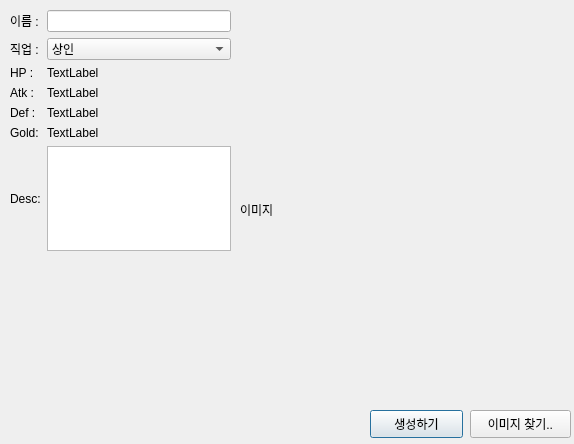
<?xml version="1.0" encoding="UTF-8"?>
<ui version="4.0">
 <class>Dialog</class>
 <widget class="QDialog" name="Dialog">
  <property name="geometry">
   <rect>
    <x>0</x>
    <y>0</y>
    <width>574</width>
    <height>444</height>
   </rect>
  </property>
  <property name="windowTitle">
   <string>Dialog</string>
  </property>
  <widget class="QLabel" name="label_img">
   <property name="geometry">
    <rect>
     <x>240</x>
     <y>10</y>
     <width>300</width>
     <height>400</height>
    </rect>
   </property>
   <property name="text">
    <string>이미지</string>
   </property>
  </widget>
  <widget class="QPushButton" name="pushButton">
   <property name="geometry">
    <rect>
     <x>370</x>
     <y>410</y>
     <width>93</width>
     <height>28</height>
    </rect>
   </property>
   <property name="text">
    <string>생성하기</string>
   </property>
  </widget>
  <widget class="QPushButton" name="btn_findimg">
   <property name="geometry">
    <rect>
     <x>470</x>
     <y>410</y>
     <width>101</width>
     <height>28</height>
    </rect>
   </property>
   <property name="text">
    <string>이미지 찾기..</string>
   </property>
  </widget>
  <widget class="QWidget" name="gridLayoutWidget">
   <property name="geometry">
    <rect>
     <x>10</x>
     <y>10</y>
     <width>221</width>
     <height>241</height>
    </rect>
   </property>
   <layout class="QGridLayout" name="gridLayout">
    <item row="3" column="0">
     <widget class="QLabel" name="label_atk">
      <property name="text">
       <string>Atk :</string>
      </property>
     </widget>
    </item>
    <item row="4" column="0">
     <widget class="QLabel" name="label_def">
      <property name="text">
       <string>Def :</string>
      </property>
     </widget>
    </item>
    <item row="0" column="0">
     <widget class="QLabel" name="label_name">
      <property name="text">
       <string>이름 :</string>
      </property>
     </widget>
    </item>
    <item row="4" column="1">
     <widget class="QLabel" name="text_def">
      <property name="text">
       <string>TextLabel</string>
      </property>
     </widget>
    </item>
    <item row="1" column="0">
     <widget class="QLabel" name="label_class">
      <property name="text">
       <string>직업 :</string>
      </property>
     </widget>
    </item>
    <item row="0" column="1">
     <widget class="QLineEdit" name="lineEdit"/>
    </item>
    <item row="1" column="1">
     <widget class="QComboBox" name="comboBox_class">
      <item>
       <property name="text">
        <string>상인</string>
       </property>
      </item>
      <item>
       <property name="text">
        <string>사냥꾼</string>
       </property>
      </item>
      <item>
       <property name="text">
        <string>군인</string>
       </property>
      </item>
      <item>
       <property name="text">
        <string>농부</string>
       </property>
      </item>
     </widget>
    </item>
    <item row="2" column="1">
     <widget class="QLabel" name="text_hp">
      <property name="text">
       <string>TextLabel</string>
      </property>
     </widget>
    </item>
    <item row="2" column="0">
     <widget class="QLabel" name="label_hp">
      <property name="text">
       <string>HP :</string>
      </property>
     </widget>
    </item>
    <item row="3" column="1">
     <widget class="QLabel" name="text_atk">
      <property name="text">
       <string>TextLabel</string>
      </property>
     </widget>
    </item>
    <item row="6" column="1">
     <widget class="QTextBrowser" name="textBrowser_desc"/>
    </item>
    <item row="6" column="0">
     <widget class="QLabel" name="label_desc">
      <property name="text">
       <string>Desc:</string>
      </property>
     </widget>
    </item>
    <item row="5" column="0">
     <widget class="QLabel" name="label_gold">
      <property name="text">
       <string>Gold:</string>
      </property>
     </widget>
    </item>
    <item row="5" column="1">
     <widget class="QLabel" name="text_gold">
      <property name="text">
       <string>TextLabel</string>
      </property>
     </widget>
    </item>
   </layout>
  </widget>
 </widget>
 <resources/>
 <connections/>
</ui>
